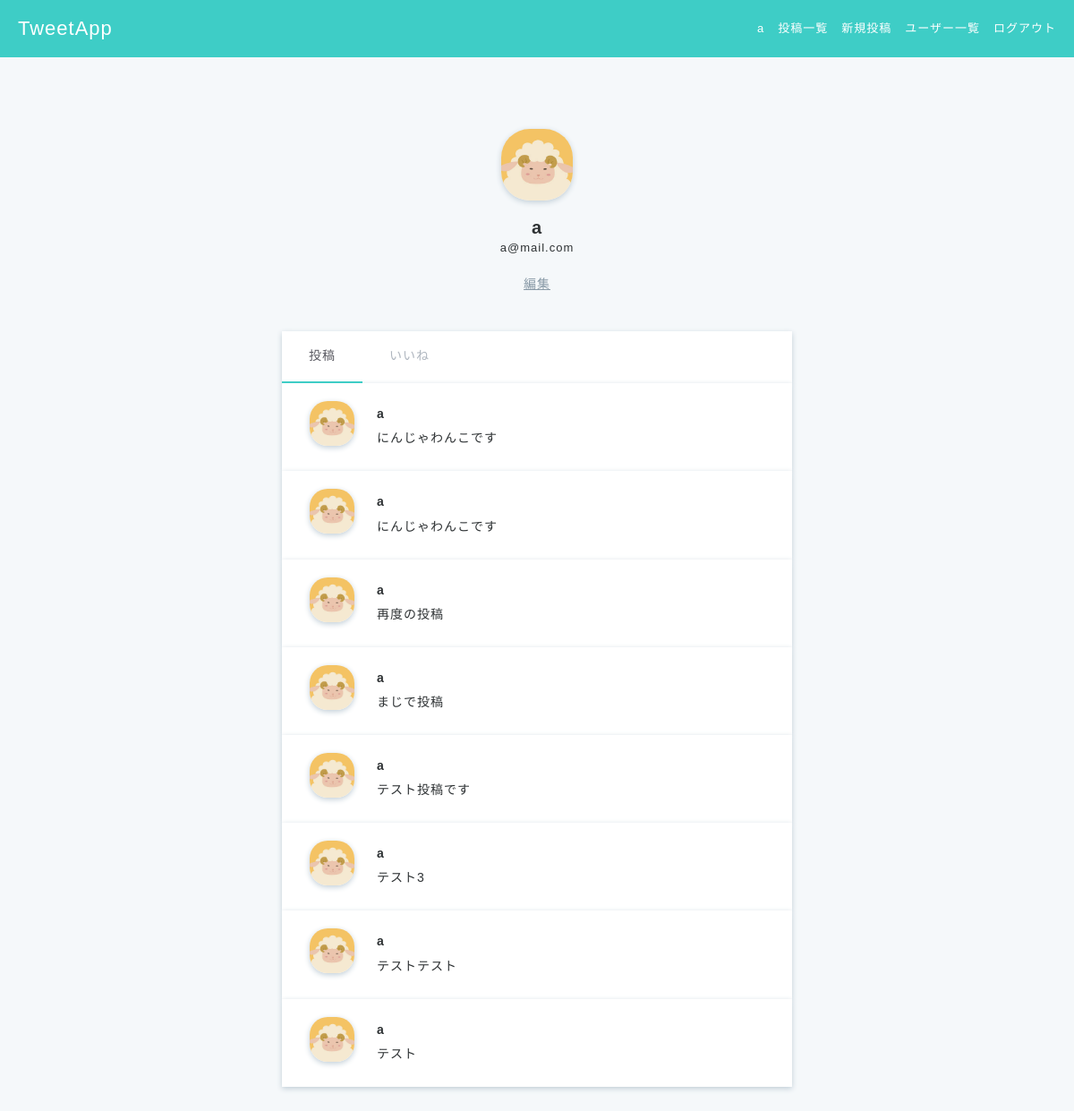
Page /accounts/user_detail/6 (signed in) on the committed database.
### accounts/models.py (models this page shows, shortened)
class Users(AbstractBaseUser, PermissionsMixin):
    username = models.CharField(max_length=150)
    email = models.EmailField(max_length=255, unique=True)
    is_active = models.BooleanField(default=True)
    is_staff = models.BooleanField(default=False)
    picture = models.FileField(null=True, upload_to='picture/', default='picture/default_user.jpeg')
    USERNAME_FIELD = 'email' # このテーブルのレコードを一意に識別
    REQUIRED_FIELDS = ['username'] # スーパーユーザ作成時に入力する
    objects = UserManager()
    class Meta:
        db_table = 'users'

### post/models.py (models this page shows, shortened)
class Posts(models.Model):
    content = models.CharField(max_length=140)
    user = models.ForeignKey('accounts.Users', on_delete=models.CASCADE)
    created_at = models.DateTimeField(auto_now_add=True)
    updated_at = models.DateTimeField(auto_now=True)
    class Meta:
        db_table = 'posts'

### accounts/views.py (the view)
# urls.py: path('user_detail/<int:user_id>', views.user_detail, name='user_detail'),
@login_required
def user_detail(request, user_id):
    user = get_object_or_404(Users, id=user_id)
    posts = Posts.objects.filter(
        user_id=user_id).order_by('-created_at')
    return render(request, 'accounts/user_detail.html', context={
        'user': user, 'posts' : posts
    })

### templates/accounts/user_detail.html
{% extends 'base.html' %}
{% block content %}
<div class="main user-show">
    <div class="container">
      <div class="user">
        <img src="{{ user.picture.url }}">
        <h2>{{ user.username }}</h2>
        <p>{{ user.email }}</p>
        {% if request.user.id == user.id %}
          <a href="{% url 'accounts:user_edit' %}">編集</a>
        {% endif %}
      </div>
      <ul class="user-tabs">
        <li class="active"><a href="{% url 'accounts:user_detail' user_id=user.id %}">投稿</a></li>
        <li><a href="">いいね</a></li>
      </ul>
      {% for post in posts %}
        <div class="posts-index-item">
          <div class="post-left">
            <img src="{{ post.user.picture.url }}">
          </div>
          <div class="post-right">
            <div class="post-user-name">
              <a href="{% url 'accounts:user_detail' user_id=post.user.id %}">{{ post.user.username }}</a>
            </div>
            <a href="{% url 'post:post_detail' post_id=post.id %}">{{ post.content }}</a>
          </div>
        </div>
      {% endfor %}
    </div>
</div>
{% endblock content %}

### templates/base.html (shortened to what this page needs)
{% load static %}
<!DOCTYPE html>
<html lang="ja">
  <head>
    <link rel="stylesheet" href="{% static 'css/style.css' %}" />
    <link
      rel="stylesheet"
      href="https://maxcdn.bootstrapcdn.com/font-awesome/4.7.0/css/font-awesome.min.css"
    />
  </head>
  <body>
    <header>
      <div class="header-logo">
        {% if user.is_authenticated %}
        <a href="{% url 'post:posts_index' %}">TweetApp</a>
        {% else %}
        <a href="{% url 'accounts:top' %}">TweetApp</a>
        {% endif %}
      </div>
      <ul class="header-menus">
        {% if user.is_authenticated %}
        <li>
          <a href="{% url 'accounts:user_detail' user_id=request.user.id %}">{{ request.user.username }}</a>
        </li>
        <li>
          <a href="{% url 'post:posts_index' %}">投稿一覧</a>
        </li>
        <li>
          <a href="{% url 'post:create_post' %}">新規投稿</a>
        </li>
        <li>
          <a href="{% url 'accounts:users_index' %}">ユーザー一覧</a>
        </li>
        <li>
          <a href="{% url 'accounts:user_logout' %}">ログアウト</a>
        </li>
        {% endif %}
      </ul>
    </header>
    {% block content %}{% endblock content %}
  </body>
</html>

### static/css/style.css (style rules this page uses)
* { box-sizing: border-box; }
html { font: 100%/1.5 'Avenir Next', 'Hiragino Sans', sans-serif; line-height: 1.7; letter-spacing: 1px; }
ul, li { list-style-type: none; padding: 0; margin: 0; }
a { text-decoration: none; color: #2d3133; font-size: 14px; }
h1, h2, h3, h4, h5, h6, p { margin: 0; }
body { color: #2d3133; background-color: #3ecdc6; margin: 0; min-height: 1vh; }
.main { position: absolute; top: 64px; width: 100%; height: auto; min-height: 100%; background-color: #f5f8fa; }
.container { max-width: 600px; margin: 60px auto; padding-left: 15px; padding-right: 15px; clear: both; }
header { height: 64px; position: absolute; z-index: 1; width: 100%; }
.header-logo { float: left; padding-left: 20px; color: white; font-size: 22px; line-height: 64px; }
.header-logo a { color: white; font-size: 22px; }
.header-menus { float: right; padding-right: 20px; }
.header-menus li { float: left; line-height: 64px; font-size: 13px; color: white; padding-left: 15px; }
.header-menus a { float: left; font-size: 13px; color: white; }
.posts-index-item { padding: 20px 30px; background-color: white; overflow: hidden; box-shadow: 0 2px 6px #c1ced7; }
.post-left img { width: 50px; height: 50px; border-radius: 40%; box-shadow: 0 2px 6px #c1ced7; object-fit: cover; }
.post-user-name a { font-weight: 600; }
.post-left { float: left; width: 10%; }
.post-right { float: left; width: 90%; padding-left: 25px; text-align: left; }
.user-show { text-align: center; }
.user { margin-bottom: 20px; }
.user img { width: 80px; height: 80px; border-radius: 40%; box-shadow: 0 2px 6px #c1ced7; margin: 20px 0 10px; object-fit: cover; }
.user h2 { font-size: 20px; font-weight: 600; line-height: 1.2; }
.user p { font-size: 13px; margin-bottom: 15px; }
.user a { color: #8899a6; text-decoration: underline; font-weight: 200; }
.user-tabs { margin-top: 40px; background-color: white; overflow: hidden; box-shadow: 0 2px 6px #c1ced7; }
.user-tabs li { float: left; }
.user-tabs li.active { border-bottom: 2px solid #3ecdc6; }
.user-tabs li.active a { color: #57575f; }
.user-tabs a { display: inline-block; padding: 16px 30px; color: #afb6bf; }

### rows in the picture
Users: user.username "a", picture (picture), username "a", email "a@mail.com"
Posts: user.picture (picture), user.username "a", content "にんじゃわんこです"
Posts: user.picture (picture), user.username "a", content "にんじゃわんこです"
Posts: user.picture (picture), user.username "a", content "再度の投稿"
Posts: user.picture (picture), user.username "a", content "まじで投稿"
Posts: user.picture (picture), user.username "a", content "テスト投稿です"
Posts: user.picture (picture), user.username "a", content "テスト3"
Posts: user.picture (picture), user.username "a", content "テストテスト"
Posts: user.picture (picture), user.username "a", content "テスト"
